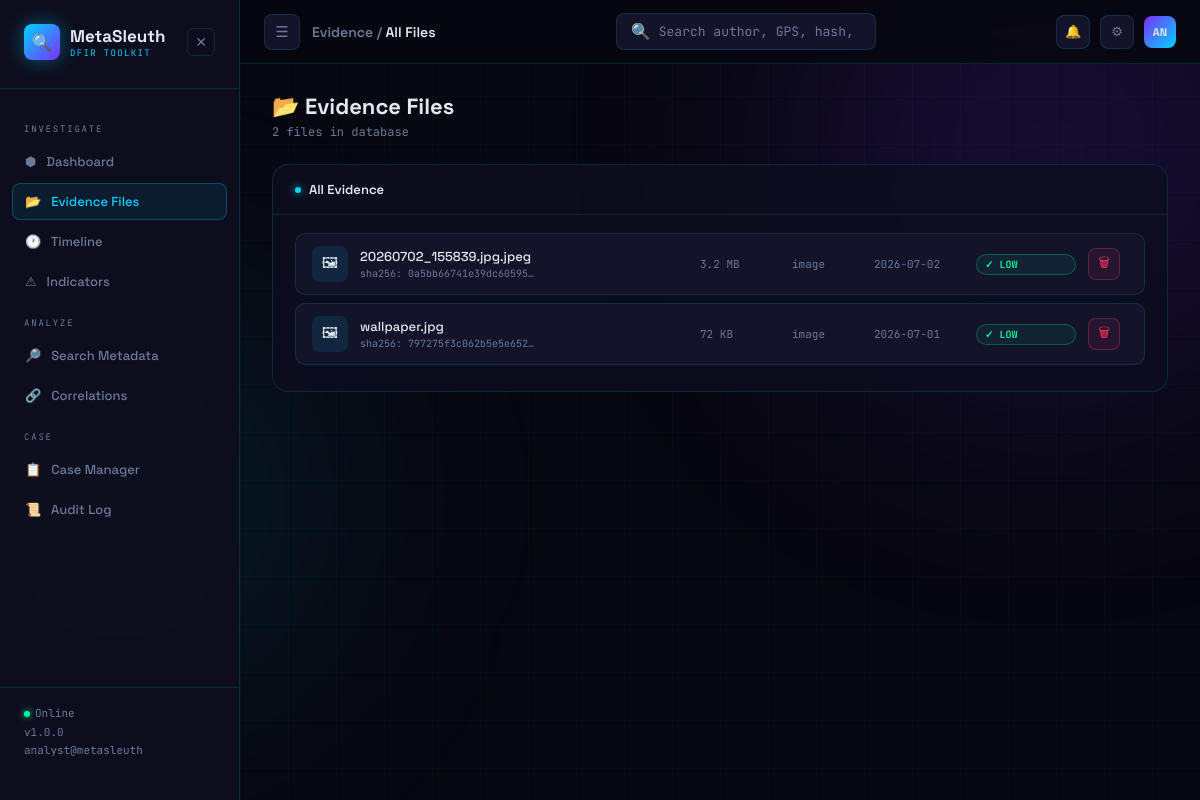
The app's page /evidence, older data.
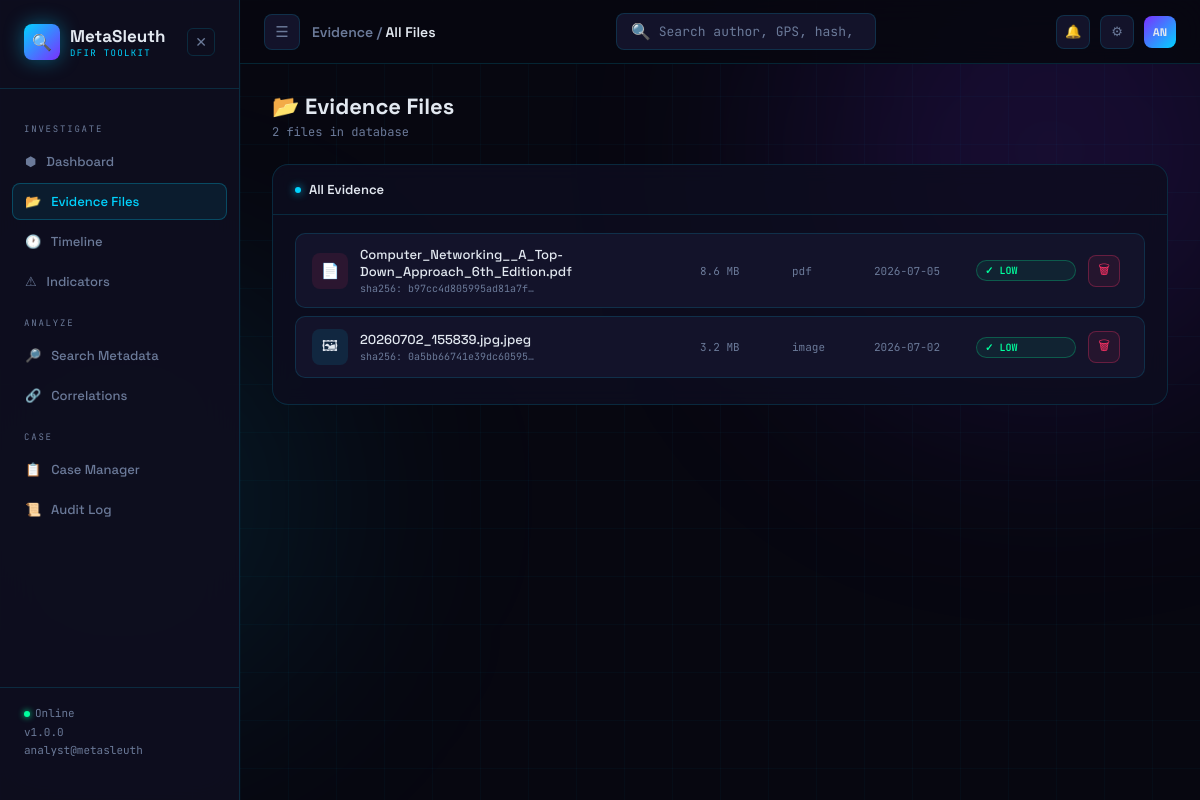
The same page, newer data.
### tables this page shows
CREATE TABLE files (
            id          INTEGER PRIMARY KEY AUTOINCREMENT,
            filename    TEXT NOT NULL,
            file_type   TEXT NOT NULL,
            file_size   INTEGER,
            md5         TEXT,
            sha1        TEXT,
            sha256      TEXT,
            upload_time TEXT NOT NULL,
            analyst     TEXT
        );

### app.py (the view)
@app.route('/evidence')
def evidence_files():
    files = get_all_files()
    return render_template('evidence.html', files=files)

### database/db.py (called while the page is built)
def get_connection():
    conn = sqlite3.connect(DATABASE)
    conn.row_factory = sqlite3.Row
    return conn

def get_all_files():
    conn = get_connection()
    cursor = conn.cursor()
    cursor.execute('''
        SELECT f.*,
        COUNT(DISTINCT i.id) as indicator_count,
        MAX(i.severity) as highest_severity
        FROM files f
        LEFT JOIN indicators i ON f.id = i.file_id
        GROUP BY f.id
        ORDER BY f.upload_time DESC
    ''')
    rows = cursor.fetchall()
    conn.close()
    return rows

### templates/evidence.html (shortened to what this page needs)
<!DOCTYPE html>
<html lang="en">
<head>
</head>
<body>
    {% extends 'base.html' %}
{% block breadcrumb %}Evidence / <span>All Files</span>{% endblock %}
{% block content %}
<div>
    <div class="page-title">📂 Evidence Files</div>
    <div class="page-sub">{{ files | length }} file{{ 's' if files | length != 1 }} in database</div>
</div>
<div class="panel">
    <div class="panel-head">
        <div class="panel-title"><span class="dot"></span>All Evidence</div>
    </div>
    <div class="panel-body">
        {% if files %}
            {% for f in files %}
            <div class="file-row" id="evid-row-{{ f.id }}" style="display:grid; grid-template-columns: 36px 1fr 80px 70px 90px 100px 40px; align-items:center; gap:12px;">
            <a
                href="/file/{{ f.id }}"
                style="display: contents; text-decoration: none; color: inherit;"
            >
                <div class="file-icon
                    {% if   f.file_type == 'image' %}fi-image
                    {% elif f.file_type == 'pdf'   %}fi-pdf
                    {% elif f.file_type == 'word'  %}fi-word
                    {% elif f.file_type == 'audio' %}fi-audio
                    {% elif f.file_type == 'video' %}fi-video
                    {% else %}fi-zip{% endif %}">
                    {% if   f.file_type == 'image' %}🖼
                    {% elif f.file_type == 'pdf'   %}📄
                    {% elif f.file_type == 'word'  %}📝
                    {% elif f.file_type == 'audio' %}🎵
                    {% elif f.file_type == 'video' %}🎬
                    {% else %}📦{% endif %}
                </div>
                <div>
                    <div class="file-name">{{ f.filename }}</div>
                    <div class="file-hash">sha256: {{ f.sha256[:20] if f.sha256 else 'N/A' }}…</div>
                </div>
                <div class="file-meta">
                    {% if f.file_size %}
                        {% if f.file_size > 1048576 %}{{ "%.1f"|format(f.file_size/1048576) }} MB
                        {% else %}{{ "%.0f"|format(f.file_size/1024) }} KB{% endif %}
                    {% endif %}
                </div>
                <div class="file-meta">{{ f.file_type }}</div>
                <div class="file-meta">{{ f.upload_time[:10] if f.upload_time else '' }}</div>
                <span class="sev-chip sev-{{ f.highest_severity or 'NONE' }}">
                    {% if   f.highest_severity == 'HIGH'   %}⚠ HIGH
                    {% elif f.highest_severity == 'MEDIUM' %}⚡ MED
                    {% elif f.highest_severity == 'LOW'    %}✓ LOW
                    {% else %}— NONE{% endif %}
                </span>
            </a>
            <button
                        onclick="openDeleteModal({{ f.id }}, '{{ f.filename }}')"
                        title="Delete this file"
                        style="width:32px; height:32px; border-radius:8px; border:1px solid rgba(255,51,102,0.3); background:rgba(255,51,102,0.08); color:var(--alert); font-size:13px; cursor:pointer; display:flex; align-items:center; justify-content:center; transition:all 0.2s; flex-shrink:0;"
                        onmouseover="this.style.background='rgba(255,51,102,0.2)'"
                        onmouseout="this.style.background='rgba(255,51,102,0.08)'"
                    >
                        🗑
                    </button>
                </div>
            {% endfor %}
        {% else %}
            <div class="empty">
                <div class="empty-icon">📂</div>
                No evidence files yet. Upload files from the dashboard.
            </div>
        {% endif %}
    </div>
</div>
{% endblock %}

Row changes from the older to the newer data that the page shows:
removed files: filename "wallpaper.jpg", sha256 "797275f3c062b5e5e652", f.file_size/1024 "72", file_type "image", upload_time "2026-07-01"
added files: filename "Computer_Networking__A_Top-Down_Approach_6th_Edition.pdf", sha256 "b97cc4d805995ad81a7f", f.file_size/1048576 "8.6", file_type "pdf", upload_time "2026-07-05"
